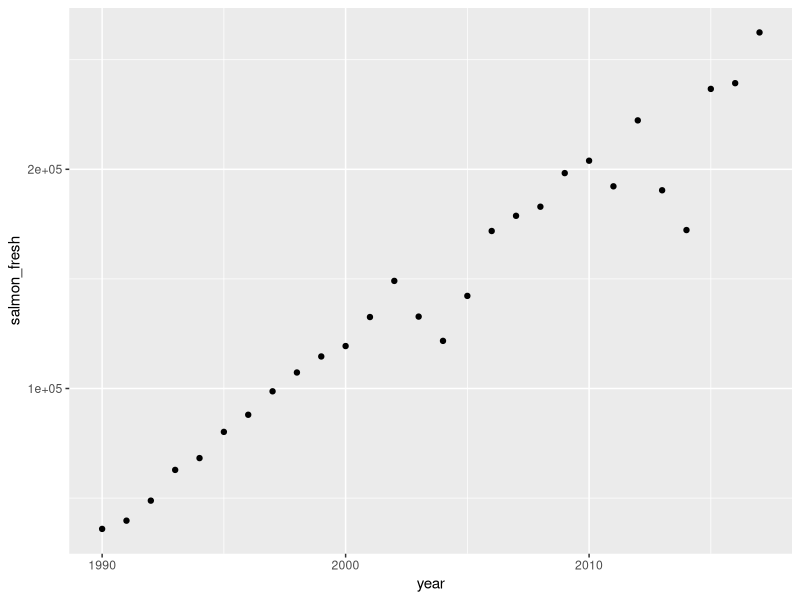
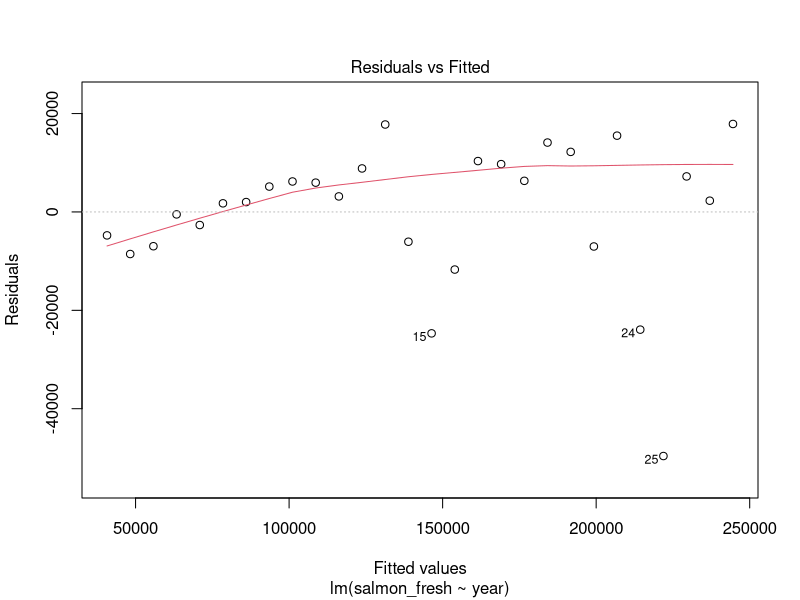
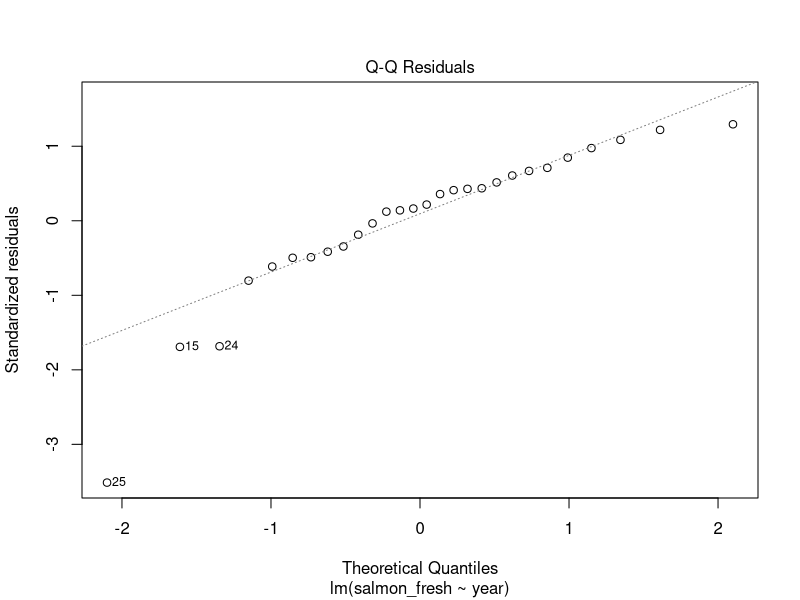
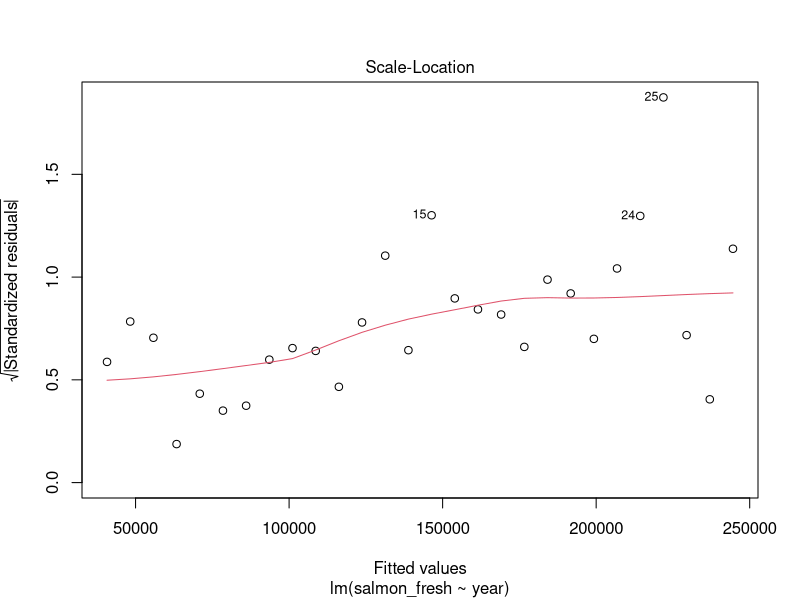
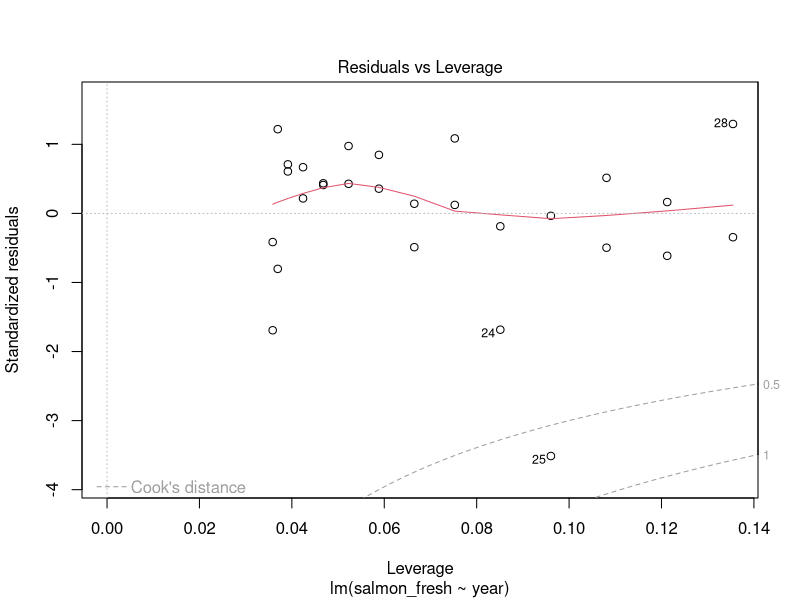
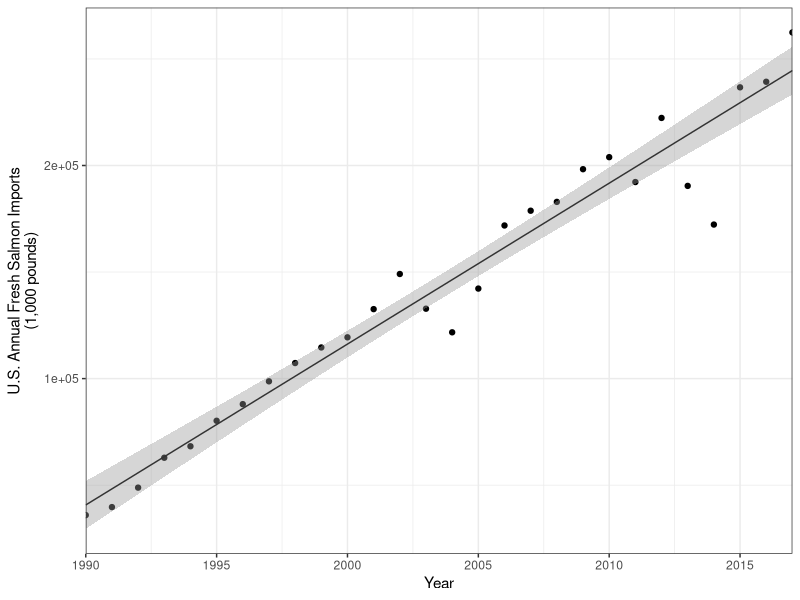

Here is the R script that generated these plots, in order:
## ---- chunk 1
knitr::opts_chunk$set(echo = TRUE)
## ---- chunk 2
# Load the tidyverse and read csv file
library(tidyverse)
salmon <- read_csv("salmon_imports.csv")
## ---- chunk 3
# Exploratory scatterplot
salmon_point <- ggplot(salmon, aes( x = year, y = salmon_fresh)) +
  geom_point()
salmon_point

# Overall it appears that the relationship between year and salmon imports is linear. Therefore it would be appropiate to use a linear regression
## ---- chunk 4
# Linear regression
salmon_model <- lm( salmon_fresh ~ year, data = salmon)
salmon_model


## ---- chunk 5
# Model diagnostics
plot(salmon_model)
## ---- chunk 6
summary(salmon_model)
## ---- chunk 7
salmon_final_graph <- ggplot(salmon, aes(x = year, y = salmon_fresh)) + geom_point() +
geom_smooth(method = lm, se = TRUE, size = 0.5, color = "gray20") + theme_bw() +
scale_x_continuous(expand = c(0,0), limits = c(1990, 2017)) +
labs(x = "Year", y = "U.S. Annual Fresh Salmon Imports\n(1,000 pounds)")
salmon_final_graph
## ---- chunk 8
new_years <- data.frame(year = c(2022, 2024, 2026, 2028))
new_years
future_predict <- predict(salmon_model, newdata = new_years, interval = "confidence")
future_predict
## ---- chunk 9
salmon_cor_test <- cor.test(salmon$year, salmon$salmon_fresh)
salmon_cor_test
